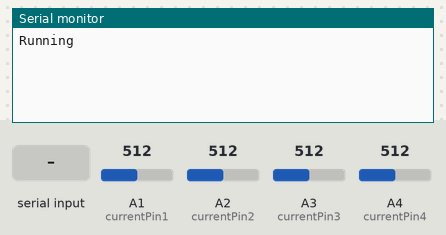
Recording of a sketch running on a simulated Arduino Uno, built with avr-gcc and run on an emulated ATmega328P. Parts: the last lines printed to the serial monitor. Inputs (shaded band) come from the test bench; at power-on: A1 (currentPin1) = 512, A2 (currentPin2) = 512, A3 (currentPin3) = 512, A4 (currentPin4) = 512.

Above: at 1.2 s.
1.3 s: "1" received over the second serial link
At 3.0 s:
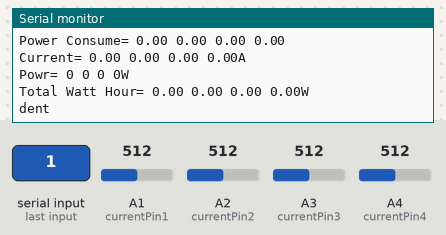
3.6 s: A1 (currentPin1) set to 716
5.1 s: A2 (currentPin2) set to 716
6.6 s: A3 (currentPin3) set to 716
At 7.0 s:
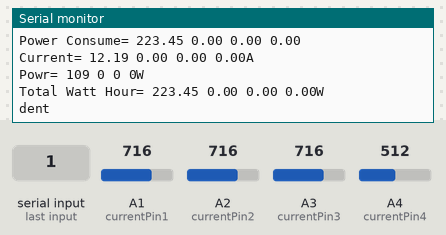
8.1 s: A4 (currentPin4) set to 716
At 8.86 s:
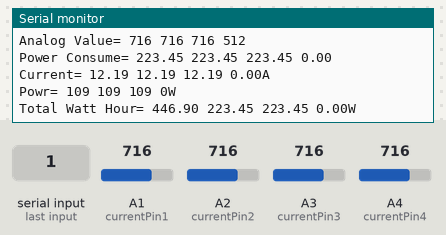
9.6 s: A1 (currentPin1) set to 502
At 10.97 s:
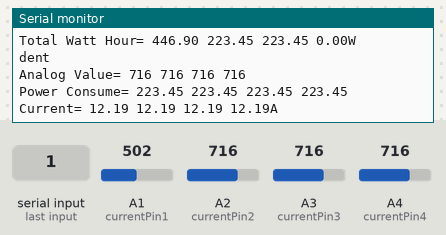
Timing chart, 0 to 12.1 s (numbered marks = the images above; inputs shaded):
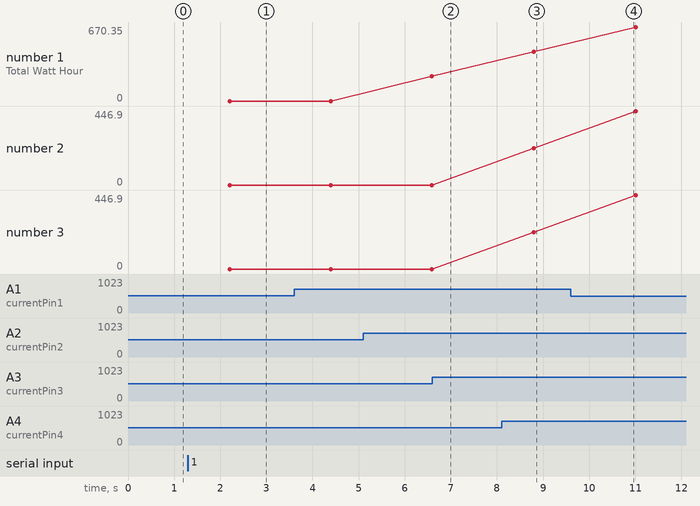

The sketch:

Arduino_1_Power_meter.ino
```cpp
#include <SoftwareSerial.h>
#include <ArduinoJson.h>


SoftwareSerial s(5,6);

int currentPin1 = 1;
int currentPin2 = 2;
int currentPin3 = 3;
int currentPin4 = 4;

double kiloswatthr1 = 0;
double kiloswatthr2 = 0;
double kiloswatthr3 = 0;
double kiloswatthr4 = 0;

int peakPower1 = 0;
int peakPower2 = 0;
int peakPower3 = 0;
int peakPower4 = 0;

void setup()
{
  Serial.begin(9600);
  s.begin(115200);
  Serial.println("Running");
}

void loop()
{
  DynamicJsonBuffer jsonBuffer;
  JsonObject& root = jsonBuffer.createObject();
  int current1 = 0;
  int current2 = 0;
  int current3 = 0;
  int current4 = 0;

  int maxCurrent1 = 0;
  int maxCurrent2 = 0;
  int maxCurrent3 = 0;
  int maxCurrent4 = 0;

  int minCurrent = 1000;
  for (int i=0 ; i<=200 ; i++)  //Monitors and logs the current input for 200 cycles to determine max and min current
  {
    current1 = analogRead(currentPin1);    //Reads current input and records maximum and minimum current
    current2 = analogRead(currentPin2);
    current3 = analogRead(currentPin3);
    current4 = analogRead(currentPin4);

    if(current1 >= maxCurrent1)
      maxCurrent1 = current1;
    else if(current1 <= minCurrent)
      minCurrent = current1;

      if(current2 >= maxCurrent2)
      maxCurrent2 = current2;
      if(current3 >= maxCurrent3)
      maxCurrent3 = current3;
      if(current4 >= maxCurrent4)
      maxCurrent4 = current4;
  }
  if (maxCurrent1 <= 513)
  {
    maxCurrent1 = 512;
  }
  if (maxCurrent2 <= 513)
  {
    maxCurrent2 = 512;
  }
  if (maxCurrent3 <= 513)
  {
    maxCurrent3 = 512;
  }
  if (maxCurrent4 <= 513)
  {
    maxCurrent4 = 512;
  }
  double RMSCurrent1 = ((maxCurrent1 - 512)*0.707)/11.8337;    //Calculates RMS current based on maximum value
  double RMSCurrent2 = ((maxCurrent2 - 512)*0.707)/11.8337;
  double RMSCurrent3 = ((maxCurrent3 - 512)*0.707)/11.8337;
  double RMSCurrent4 = ((maxCurrent4 - 512)*0.707)/11.8337;

  int RMSPower1 = 9*RMSCurrent1;    //Calculates RMS Power Assuming Voltage 220VAC, change to 110VAC accordingly
  int RMSPower2 = 9*RMSCurrent2;
  int RMSPower3 = 9*RMSCurrent3;
  int RMSPower4 = 9*RMSCurrent4;

  if (RMSPower1 > peakPower1)
  {
    peakPower1 = RMSPower1;
  }
  if (RMSPower2 > peakPower2)
  {
    peakPower2 = RMSPower2;
  }
  if (RMSPower3 > peakPower3)
  {
    peakPower3 = RMSPower3;
  }
  if (RMSPower4 > peakPower4)
  {
    peakPower4 = RMSPower4;
  }

  double watt1=(RMSPower1*2.05);
  double watt2=(RMSPower2*2.05);
  double watt3=(RMSPower3*2.05);
  double watt4=(RMSPower4*2.05);

  kiloswatthr1 = kiloswatthr1 + watt1;
  kiloswatthr2 = kiloswatthr2 + watt2;
  kiloswatthr3 = kiloswatthr3 + watt3;
  kiloswatthr4 = kiloswatthr4 + watt4;    //Calculate kilowatt hours used

//  kiloswatthr1= kiloswatthr1/3600;
//  kiloswatthr2= kiloswatthr2/3600;
//  kiloswatthr3= kiloswatthr3/3600;
//  kiloswatthr4= kiloswatthr4/3600;

  root["watthr1"] = watt1;
  root["watthr2"] = watt2;
  root["watthr3"] = watt3;
  root["watthr4"] = watt4;
//
//  root["watthr1"] = 101;
//  root["watthr2"] = 202;
//  root["watthr3"] = 303;
//  root["watthr4"] = 404;

  if(s.available()>0)
  {
    Serial.println("dent");
    root.printTo(s);
  }

  delay (2000);
  Serial.println("\nAnalog Value= "+String(maxCurrent1)+" "+String(maxCurrent2)+" "+String(maxCurrent3)+" "+String(maxCurrent4)  );
  Serial.println("Power Consume= "+String(watt1)+" "+String(watt2)+" "+String(watt3)+" "+String(watt4));
  Serial.print("Current= "+ String(RMSCurrent1)+" "+ String(RMSCurrent2)+" "+ String(RMSCurrent3)+" "+ String(RMSCurrent4));
  Serial.println("A");
  Serial.print("Powr= "+String(RMSPower1)+" "+ String(RMSPower2)+" "+ String(RMSPower3)+" "+ String(RMSPower4));
  Serial.println("W");
  Serial.print("Total Watt Hour= "+String(kiloswatthr1)+" "+ String(kiloswatthr2)+" "+ String(kiloswatthr3)+" "+ String(kiloswatthr4));

  Serial.println("W\n");
}
```

Measured:
- after the input at 1.3 s, the serial monitor: prints a new line after 0.97 s (image 1)
